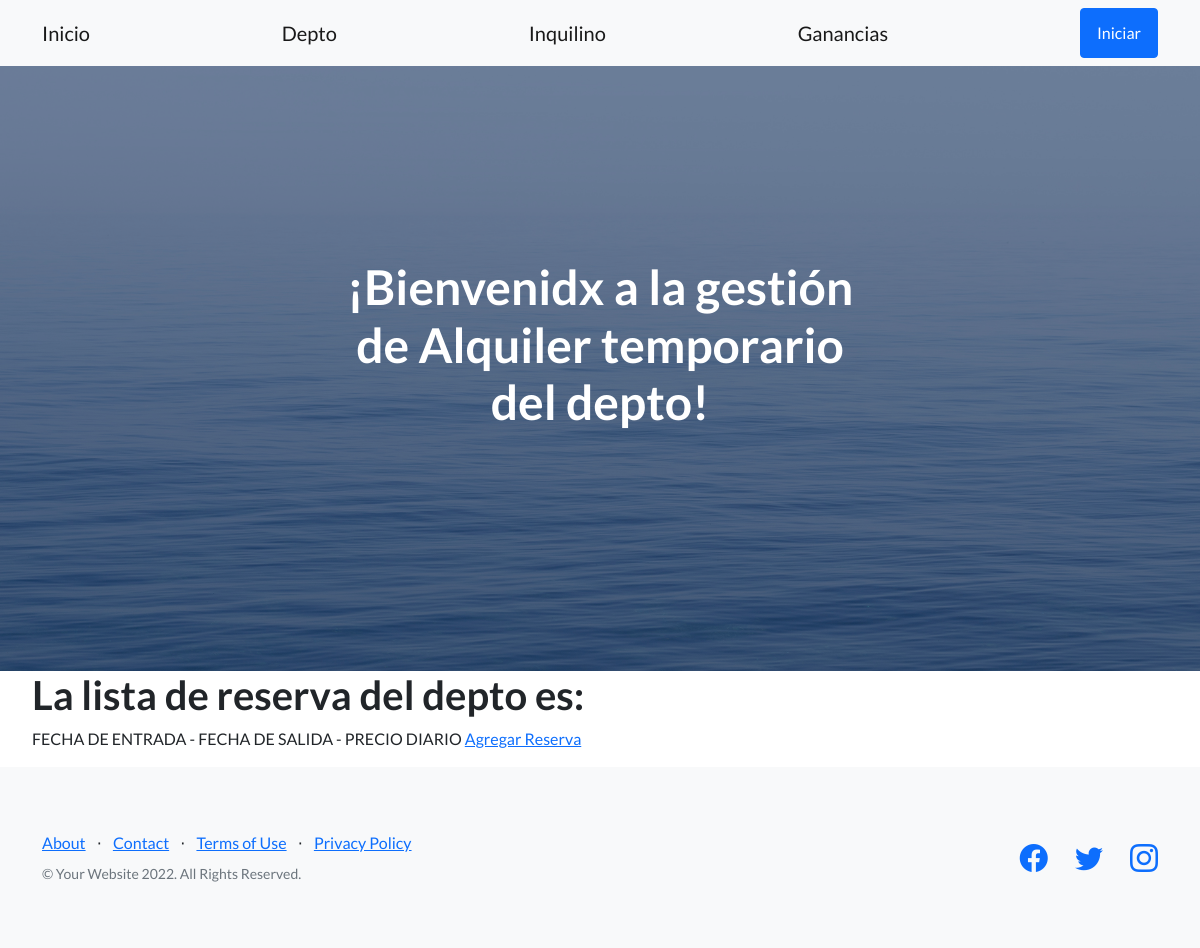
The page /emp-app1/lista_reserva/ on the database as committed earlier.
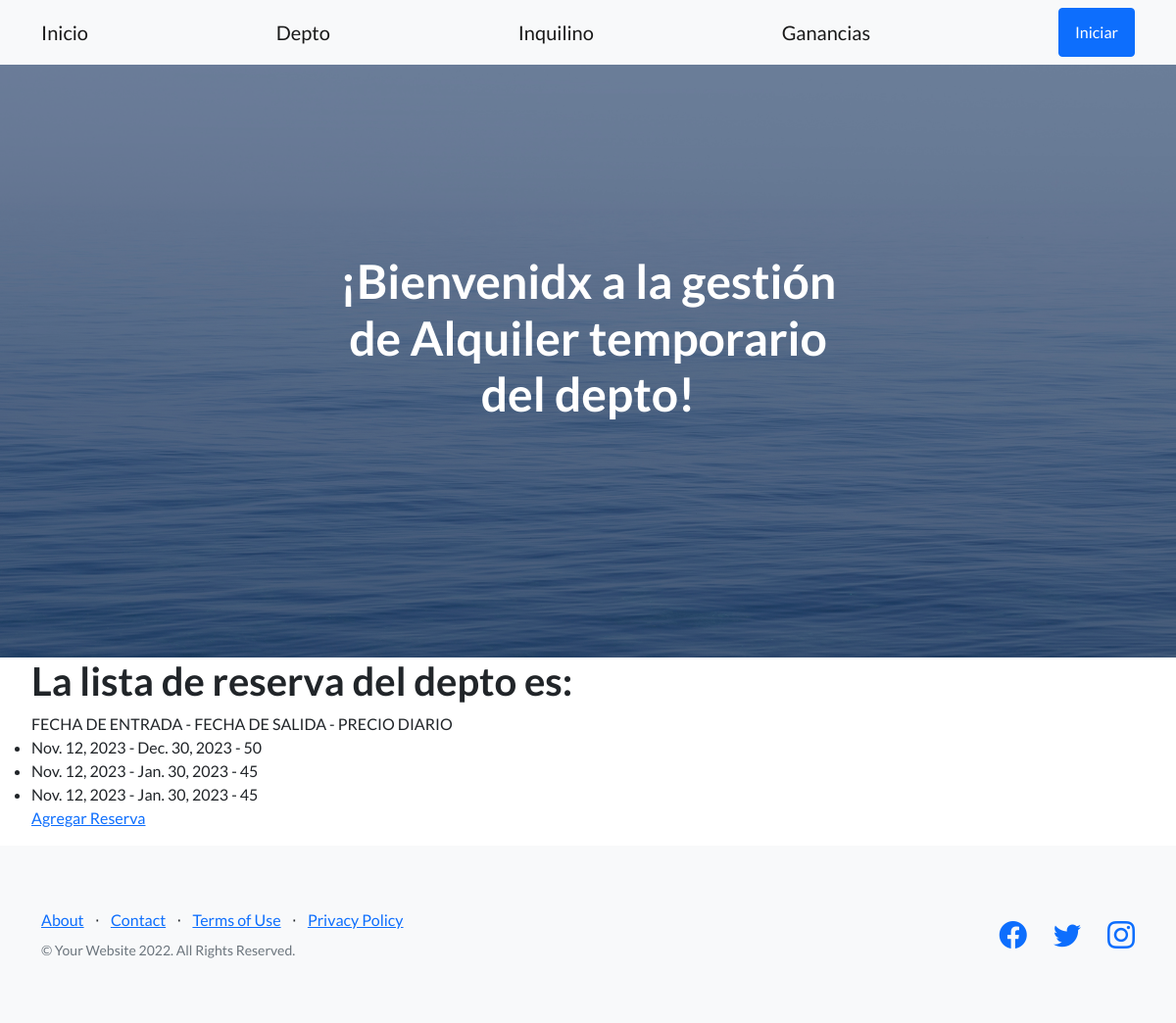
The same page on the database as committed later.
### EmpApp1/models.py (models this page shows, shortened)
class Depto (models.Model):
    cobro_x_día = models.CharField(max_length=20)
    fecha_entrada = models.DateField(max_length=30)
    fecha_salida = models.DateField(max_length=30)

### EmpApp1/views.py (the view)
# urls.py: path('lista_reserva/', reserva_depto , name="reserva_depto"),
def reserva_depto (request):
    lista_reserva = Depto.objects.all()
    return render (request, "depto.html", {"reservas" : lista_reserva})

### EmpApp1/Templates/depto.html
{% extends 'temp_padre.html' %}
{% load static %}
{% block ContenidoQueCambia %}
<ul>
    <h1>La lista de reserva del depto es:</h1>
    FECHA DE ENTRADA - FECHA DE SALIDA - PRECIO DIARIO
    {% for reserva in reservas %}
    <li>
        {{reserva.fecha_entrada}} - {{reserva.fecha_salida}} - {{reserva.cobro_x_día}}
    </li>
    {% endfor %}
    <a href="{% url 'formulario_depto' %}"> Agregar Reserva </a>
</ul>
{% endblock ContenidoQueCambia %}

### EmpApp1/Templates/temp_padre.html (shortened to what this page needs)
<!DOCTYPE html>
<html lang="en">
    <head>
        {% load static %}
        <link href="https://cdn.jsdelivr.net/npm/bootstrap-icons@1.5.0/font/bootstrap-icons.css" rel="stylesheet" type="text/css" />
        <link href="{% static 'css/styles.css'%}" rel="stylesheet" />
    </head>
    <body>
        <nav class="navbar navbar-light bg-light static-top">
            <div class="container">
                <a class="navbar-brand" href="#!">Inicio</a>
                <a class="navbar-brand" href="{% url 'depto'%}">Depto</a>
                <a class="navbar-brand" href="{% url 'inquilino'%}">Inquilino</a>
                <a class="navbar-brand" href="{% url 'ganancias'%}">Ganancias</a>
                <a class="btn btn-primary" href="#signup">Iniciar</a>
            </div>
        </nav>
        <header class="masthead">
            <div class="container position-relative">
                <div class="row justify-content-center">
                    <div class="col-xl-6">
                        <div class="text-center text-white">
                            <h1 class="mb-5">¡Bienvenidx a la gestión de Alquiler temporario del depto!</h1>
                        </div>
                    </div>
                </div>
            </div>
        </header>
        {% block ContenidoQueCambia %}{% endblock ContenidoQueCambia %}
        <footer class="footer bg-light">
            <div class="container">
                <div class="row">
                    <div class="col-lg-6 h-100 text-center text-lg-start my-auto">
                        <ul class="list-inline mb-2">
                            <li class="list-inline-item"><a href="#!">About</a></li>
                            <li class="list-inline-item">⋅</li>
                            <li class="list-inline-item"><a href="#!">Contact</a></li>
                            <li class="list-inline-item">⋅</li>
                            <li class="list-inline-item"><a href="#!">Terms of Use</a></li>
                            <li class="list-inline-item">⋅</li>
                            <li class="list-inline-item"><a href="#!">Privacy Policy</a></li>
                        </ul>
                        <p class="text-muted small mb-4 mb-lg-0">&copy; Your Website 2022. All Rights Reserved.</p>
                    </div>
                    <div class="col-lg-6 h-100 text-center text-lg-end my-auto">
                        <ul class="list-inline mb-0">
                            <li class="list-inline-item me-4">
                                <a href="#!"><i class="bi-facebook fs-3"></i></a>
                            </li>
                            <li class="list-inline-item me-4">
                                <a href="#!"><i class="bi-twitter fs-3"></i></a>
                            </li>
                            <li class="list-inline-item">
                                <a href="#!"><i class="bi-instagram fs-3"></i></a>
                            </li>
                        </ul>
                    </div>
                </div>
            </div>
        </footer>
    </body>
</html>

Rows that differ between the two databases and show on the page:
added Depto: fecha_entrada "Nov. 12, 2023", fecha_salida "Dec. 30, 2023", cobro_x_día "50"
added Depto: fecha_entrada "Nov. 12, 2023", fecha_salida "Jan. 30, 2023", cobro_x_día "45"
added Depto: fecha_entrada "Nov. 12, 2023", fecha_salida "Jan. 30, 2023", cobro_x_día "45"
